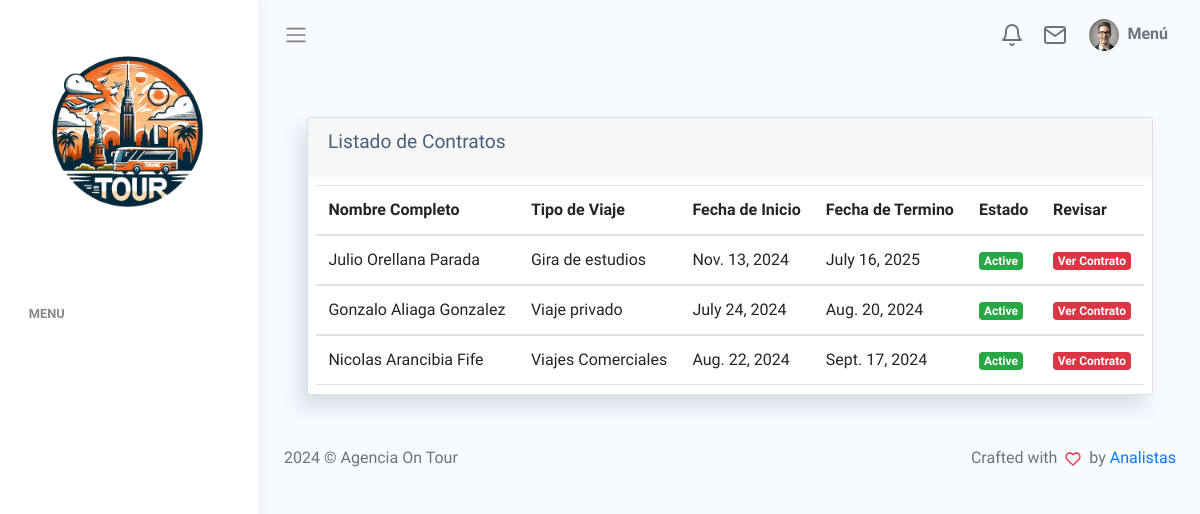
The page /listar/ on the database as committed earlier.
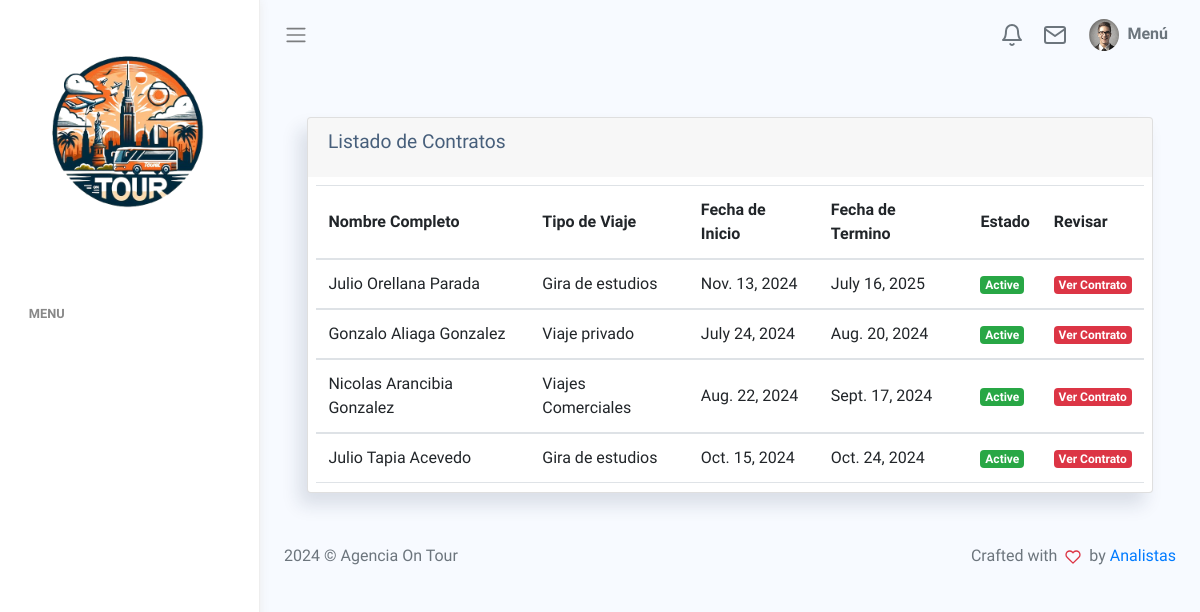
The same page on the database as committed later.
### core/models.py (models this page shows, shortened)
class Contrato(models.Model):
    nombre = models.CharField(max_length=50)
    appaterno = models.CharField(max_length=150)
    apmaterno = models.CharField(max_length=150)
    rut = models.CharField(max_length=20)
    ciudad = models.CharField(max_length=150)
    pais = models.CharField(max_length=150)
    direccion = models.CharField(max_length=250)
    fecha_inicio = models.DateField()
    fecha_termino = models.DateField()
    tipo_viaje = models.ForeignKey(Tipo_Viaje, on_delete=models.CASCADE)
    monto_total = models.IntegerField(default=0)
    cantidad_alumnos = models.IntegerField(default=20)

class Tipo_Viaje(models.Model):
    nombre_viaje = models.CharField(max_length=100)
    def __str__(self):
        return self.nombre_viaje

### core/views.py (the view)
# urls.py: path("listar/", listarContrato, name="listar"),
def listarContrato(request):
    contratos = Contrato.objects.all()
    aux = {'contratos': contratos}
    return render(request, 'core/listar-contrato.html', aux)

### core/templates/core/listar-contrato.html (shortened to what this page needs)
{% extends 'core/base.html' %}
{% load static %}
{% block contenido %}
{% load crispy_forms_tags %}
<div class="card" style="margin-left: 5%; margin-right: 5%; margin-top: 5%;">
    <div class="card-header d-flex justify-content-between align-items-center">
        <h4 class="card-title">Listado de Contratos</h4>
    </div>
    <div class="card-body pb-0" style="padding: 1%; margin-bottom: 1%;">
        <div class="table-responsive">
            <table class='table mb-0' id="table1">
                <thead>
                    <tr>
                        <th>Nombre Completo</th>
                        <th>Tipo de Viaje</th>
                        <th>Fecha de Inicio</th>
                        <th>Fecha de Termino</th>
                        <th>Estado</th>
                        <th>Revisar</th>
                    </tr>
                </thead>
                {% for x in contratos %}
                <tbody>
                    <tr>
                        <td>{{ x.nombre }} {{ x.appaterno }} {{ x.apmaterno }}</td>
                        <td>{{ x.tipo_viaje }}</td>
                        <td>{{ x.fecha_inicio }}</td>
                        <td>{{ x.fecha_termino }}</td>
                        <td>
                            <span class="badge bg-success">Active</span>
                        </td>
                        <td>
                            <a href="{% url 'ver-contrato' x.id %}"><span class="badge bg-danger">Ver Contrato</span></a>
                        </td>
                    </tr>
                </tbody>
                {% endfor %}
            </table>
        </div>
    </div>
</div>
{% endblock %}

### core/templates/core/base.html (shortened to what this page needs)
<!DOCTYPE html>
<html lang="en">
{% load static %}
<head>
    <link rel="stylesheet" href="{% static 'assets/css/bootstrap.css' %}">
    <link rel="stylesheet" href="{% static 'assets/vendors/chartjs/Chart.min.css' %}">
    <link rel="stylesheet" href="https://stackpath.bootstrapcdn.com/bootstrap/4.3.1/css/bootstrap.min.css">
    <link rel="stylesheet"
        href="https://cdnjs.cloudflare.com/ajax/libs/bootstrap-datepicker/1.9.0/css/bootstrap-datepicker.min.css">
    <link rel="stylesheet" href="https://cdn.jsdelivr.net/npm/sweetalert2@10.10.1/dist/sweetalert2.min.css">
    <link rel="stylesheet" href="{% static 'assets/vendors/perfect-scrollbar/perfect-scrollbar.css' %}">
    <link rel="stylesheet" href="{% static 'assets/css/app.css' %}">
</head>
<body>
    <div id="app">
        <div id="sidebar" class='active'>
            <div class="sidebar-wrapper active">
                <div class="sidebar-header">
                    <img src="{% static 'assets/images/logo_on_tour.png' %}" style="width: 200px; height: 200px;"
                        srcset="">
                </div>
                <div class="sidebar-menu">
                    <ul class="menu">
                        <li class='sidebar-title'>Menu</li>
                    </ul>
                </div>
            </div>
        </div>
        <div id="main">
            <nav class="navbar navbar-header navbar-expand navbar-light">
                <a class="sidebar-toggler" href="#"><span class="navbar-toggler-icon"></span></a>
                <div class="collapse navbar-collapse" id="navbarSupportedContent">
                    <ul class="navbar-nav d-flex align-items-center navbar-light ml-auto">
                        <li class="dropdown nav-icon">
                            <a href="#" data-toggle="dropdown"
                                class="nav-link  dropdown-toggle nav-link-lg nav-link-user">
                                <div class="d-lg-inline-block">
                                    <i data-feather="bell"></i>
                                </div>
                            </a>
                        </li>
                        <li class="dropdown nav-icon mr-2">
                            <a href="#" data-toggle="dropdown"
                                class="nav-link  dropdown-toggle nav-link-lg nav-link-user">
                                <div class="d-lg-inline-block">
                                    <i data-feather="mail"></i>
                                </div>
                            </a>
                        </li>
                        {% if user.is_authenticated %}
                        <li class="dropdown">
                            <a href="#" data-toggle="dropdown"
                                class="nav-link dropdown-toggle nav-link-lg nav-link-user">
                                <div class="avatar mr-1">
                                    <img src="{% static 'assets/images/avatar/avatar-s-1.png' %}" alt="" srcset="">
                                </div>
                                <div class="d-none d-md-block d-lg-inline-block">Hola, {{ user.first_name }}</div>
                            </a>
                            <div class="dropdown-menu dropdown-menu-right">
                                <div class="dropdown-divider"></div>
                                <form action="{% url 'logout' %}" method="POST">
                                    {% csrf_token %}
                                    <button class="btn dropdown-item" type="submit">
                                        <i data-feather="log-out"></i> Cerrar Sesión
                                    </button>
                                </form>
                            </div>
                        </li>
                        {% else %}
                        <li class="dropdown">
                            <a href="#" data-toggle="dropdown"
                                class="nav-link dropdown-toggle nav-link-lg nav-link-user">
                                <div class="avatar mr-1">
                                    <img src="{% static 'assets/images/avatar/avatar-s-1.png' %}" alt="" srcset="">
                                </div>
                                <div class="d-none d-md-block d-lg-inline-block">Menú</div>
                            </a>
                        </li>
                        {% endif %}
                    </ul>
                </div>
            </nav>
            {% block contenido %}
            {% endblock %}
            <footer>
                <div class="footer clearfix mb-0 text-muted">
                    <div class="float-left">
                        <p>2024 &copy; Agencia On Tour</p>
                    </div>
                    <div class="float-right">
                        <p>Crafted with <span class='text-danger'><i data-feather="heart"></i></span> by <a
                                href="http://github.com/Nvbess">Analistas</a></p>
                    </div>
                </div>
            </footer>
        </div>
    </div>
</body>
</html>

### static/assets/css/app.css (style rules this page uses)
* { font-family: "Raleway"; }
#app { position: relative; }
#main { margin-left: 260px; background-color: #F7FAFF; min-height: 100vh; transition: margin-left 0.6s ease-out; }
a { text-decoration: none; outline: 0; }
svg.feather, i { font-size: 14px; height: 1rem; }
footer { padding: 1rem 1.5rem; }
.avatar { display: inline-flex; border-radius: 50%; text-align: center; vertical-align: middle; position: relative; }
.avatar img { width: 32px; height: 32px; border-radius: 50%; }
.dropdown-toggle:after { color: #fff; }
#sidebar.active .sidebar-wrapper { left: 0; }
.sidebar-wrapper { width: 260px; height: 100vh; position: fixed; top: 0; z-index: 10; background-color: #fff; bottom: 0; border-right: 1px solid #eee; box-shadow: 0 0 10px #ececec; left: -260px; transition: left 0.6s ease-out; }
.sidebar-wrapper .sidebar-header { padding: 2rem 2rem 1rem; font-size: 2rem; font-weight: bold; }
.sidebar-wrapper .sidebar-header img { height: 2.5rem; }
.sidebar-wrapper .menu { padding-left: 0; margin-top: 2rem; }
.sidebar-wrapper .menu .sidebar-title { padding: 1.5rem 1.8rem 0.5rem; font-size: 0.8rem; font-weight: 600; color: #888; text-transform: uppercase; }
.card { box-shadow: -8px 12px 18px 0 rgba(25, 42, 70, 0.13); margin-bottom: 2.2rem; }
.card .card-header { border: none; }
.card .card-header h4 { font-size: 1.2rem; }
.card .card-header ~ .card-body { padding-top: 0; }
.card .card-title { font-size: 1.2rem; }
.card .card-body { padding: 1.4rem 1.7rem; }
.navbar { height: 70px; padding: 1.5rem; }
.navbar .nav-link-user img { width: 30px; }
.navbar.navbar-header li { display: flex; align-items: center; }
.navbar.navbar-header li.nav-icon { margin-right: 0.4rem; }
.navbar.navbar-header li.nav-icon .nav-link { display: block; padding: 0.4rem; border-radius: 50%; }
.navbar.navbar-header .dropdown > a { color: #6c757d; font-weight: 600; }
.navbar.navbar-header .dropdown > a svg { height: 24px; width: 24px; }
.navbar.navbar-header .dropdown > a:after { display: none; }
.table td, .dataTable-table td, .table thead th, .dataTable-table thead th { vertical-align: middle; }
.table thead th, .dataTable-table thead th { border-bottom: 2px solid #475F7B; }

Rows that differ between the two databases and show on the page:
changed Contrato "Nicolas": apmaterno "Fife" → "Gonzalez"
added Contrato: nombre "Julio", appaterno "Tapia", apmaterno "Acevedo", tipo_viaje "Gira de estudios", fecha_inicio "Oct. 15, 2024", fecha_termino "Oct. 24, 2024"
